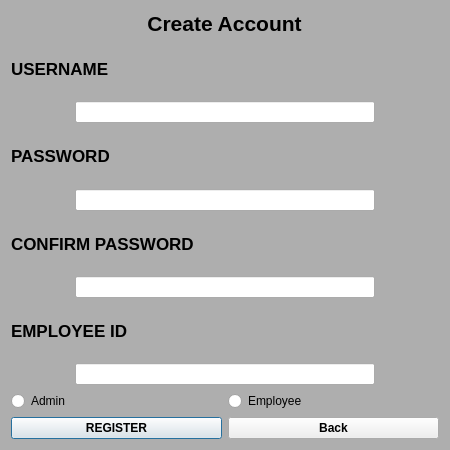
<?xml version="1.0" encoding="UTF-8"?>
<ui version="4.0">
 <class>createAcc</class>
 <widget class="QDialog" name="createAcc">
  <property name="geometry">
   <rect>
    <x>0</x>
    <y>0</y>
    <width>450</width>
    <height>450</height>
   </rect>
  </property>
  <property name="sizePolicy">
   <sizepolicy hsizetype="Fixed" vsizetype="Fixed">
    <horstretch>0</horstretch>
    <verstretch>0</verstretch>
   </sizepolicy>
  </property>
  <property name="minimumSize">
   <size>
    <width>450</width>
    <height>450</height>
   </size>
  </property>
  <property name="maximumSize">
   <size>
    <width>450</width>
    <height>450</height>
   </size>
  </property>
  <property name="windowTitle">
   <string>Dialog</string>
  </property>
  <property name="styleSheet">
   <string notr="true">#createAcc{
	background-image: url(:/images/src/login.png);
	background-repeat: no-repeat;
	background-position: center;
	background-attachment: fixed;
	background-color: rgba(128,128,128,100);
}</string>
  </property>
  <layout class="QVBoxLayout" name="verticalLayout">
   <item alignment="Qt::AlignmentFlag::AlignHCenter|Qt::AlignmentFlag::AlignVCenter">
    <widget class="QLabel" name="CreateAccountLabel">
     <property name="font">
      <font>
       <family>Segoe UI</family>
       <pointsize>16</pointsize>
       <italic>false</italic>
       <bold>true</bold>
       <strikeout>false</strikeout>
      </font>
     </property>
     <property name="styleSheet">
      <string notr="true">font: 700 16pt &quot;Segoe UI&quot;;
</string>
     </property>
     <property name="text">
      <string>Create Account</string>
     </property>
     <property name="alignment">
      <set>Qt::AlignmentFlag::AlignCenter</set>
     </property>
    </widget>
   </item>
   <item>
    <layout class="QVBoxLayout" name="verticalLayout_2" stretch="1,1,1,1,1,1,1,1,1,0">
     <item>
      <widget class="QLabel" name="CusernameLabel">
       <property name="font">
        <font>
         <pointsize>13</pointsize>
         <bold>true</bold>
        </font>
       </property>
       <property name="text">
        <string>USERNAME</string>
       </property>
      </widget>
     </item>
     <item>
      <layout class="QHBoxLayout" name="horizontalLayout">
       <item>
        <widget class="QLineEdit" name="CreateUsernameEdit">
         <property name="maximumSize">
          <size>
           <width>300</width>
           <height>16777215</height>
          </size>
         </property>
        </widget>
       </item>
      </layout>
     </item>
     <item>
      <widget class="QLabel" name="CpasswordLabel">
       <property name="font">
        <font>
         <pointsize>13</pointsize>
         <bold>true</bold>
        </font>
       </property>
       <property name="text">
        <string>PASSWORD</string>
       </property>
      </widget>
     </item>
     <item>
      <layout class="QHBoxLayout" name="horizontalLayout_5">
       <item>
        <widget class="QLineEdit" name="CreatePasswordEdit">
         <property name="maximumSize">
          <size>
           <width>300</width>
           <height>16777215</height>
          </size>
         </property>
         <property name="echoMode">
          <enum>QLineEdit::EchoMode::Password</enum>
         </property>
        </widget>
       </item>
      </layout>
     </item>
     <item>
      <widget class="QLabel" name="CconfirmLabel">
       <property name="font">
        <font>
         <pointsize>13</pointsize>
         <bold>true</bold>
        </font>
       </property>
       <property name="text">
        <string>CONFIRM PASSWORD</string>
       </property>
      </widget>
     </item>
     <item>
      <layout class="QHBoxLayout" name="horizontalLayout_6">
       <item>
        <widget class="QLineEdit" name="CreateConfirmPasswordEdit">
         <property name="maximumSize">
          <size>
           <width>300</width>
           <height>16777215</height>
          </size>
         </property>
         <property name="echoMode">
          <enum>QLineEdit::EchoMode::Password</enum>
         </property>
        </widget>
       </item>
      </layout>
     </item>
     <item>
      <widget class="QLabel" name="CempIDLabel">
       <property name="font">
        <font>
         <pointsize>13</pointsize>
         <bold>true</bold>
        </font>
       </property>
       <property name="text">
        <string>EMPLOYEE ID</string>
       </property>
      </widget>
     </item>
     <item>
      <layout class="QHBoxLayout" name="horizontalLayout_4">
       <item>
        <widget class="QLineEdit" name="CreateEmpIdEdit">
         <property name="maximumSize">
          <size>
           <width>300</width>
           <height>16777215</height>
          </size>
         </property>
        </widget>
       </item>
      </layout>
     </item>
     <item>
      <layout class="QHBoxLayout" name="horizontalLayout_9">
       <item>
        <widget class="QRadioButton" name="AdminRadio">
         <property name="text">
          <string>Admin</string>
         </property>
        </widget>
       </item>
       <item>
        <widget class="QRadioButton" name="EmployeeRadio">
         <property name="text">
          <string>Employee</string>
         </property>
        </widget>
       </item>
      </layout>
     </item>
     <item>
      <layout class="QHBoxLayout" name="horizontalLayout_3">
       <item>
        <widget class="QPushButton" name="Register">
         <property name="maximumSize">
          <size>
           <width>16777215</width>
           <height>16777215</height>
          </size>
         </property>
         <property name="font">
          <font>
           <bold>true</bold>
          </font>
         </property>
         <property name="text">
          <string>REGISTER</string>
         </property>
        </widget>
       </item>
       <item>
        <widget class="QPushButton" name="BackButton">
         <property name="font">
          <font>
           <bold>true</bold>
          </font>
         </property>
         <property name="text">
          <string>Back</string>
         </property>
        </widget>
       </item>
      </layout>
     </item>
    </layout>
   </item>
  </layout>
 </widget>
 <resources/>
 <connections/>
</ui>
